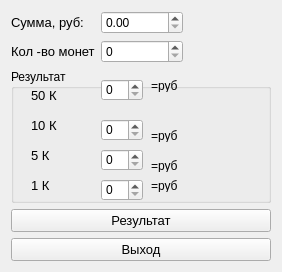
<?xml version="1.0" encoding="UTF-8"?>
<ui version="4.0">
 <class>Form</class>
 <widget class="QWidget" name="Form">
  <property name="geometry">
   <rect>
    <x>0</x>
    <y>0</y>
    <width>282</width>
    <height>272</height>
   </rect>
  </property>
  <property name="windowTitle">
   <string>money</string>
  </property>
  <layout class="QGridLayout" name="gridLayout">
   <item row="0" column="0">
    <widget class="QLabel" name="label">
     <property name="font">
      <font>
       <pointsize>10</pointsize>
      </font>
     </property>
     <property name="text">
      <string>Сумма, руб:</string>
     </property>
    </widget>
   </item>
   <item row="1" column="0">
    <widget class="QLabel" name="label_2">
     <property name="font">
      <font>
       <pointsize>10</pointsize>
      </font>
     </property>
     <property name="text">
      <string>Кол -во монет</string>
     </property>
    </widget>
   </item>
   <item row="2" column="0" colspan="3">
    <widget class="QGroupBox" name="groupBox">
     <property name="title">
      <string>Результат</string>
     </property>
     <widget class="QLabel" name="label_3">
      <property name="geometry">
       <rect>
        <x>20</x>
        <y>20</y>
        <width>46</width>
        <height>13</height>
       </rect>
      </property>
      <property name="font">
       <font>
        <pointsize>10</pointsize>
       </font>
      </property>
      <property name="text">
       <string>50 К</string>
      </property>
     </widget>
     <widget class="QLabel" name="label_4">
      <property name="geometry">
       <rect>
        <x>20</x>
        <y>50</y>
        <width>46</width>
        <height>13</height>
       </rect>
      </property>
      <property name="font">
       <font>
        <pointsize>10</pointsize>
       </font>
      </property>
      <property name="text">
       <string>10 К</string>
      </property>
     </widget>
     <widget class="QLabel" name="label_5">
      <property name="geometry">
       <rect>
        <x>20</x>
        <y>80</y>
        <width>46</width>
        <height>13</height>
       </rect>
      </property>
      <property name="font">
       <font>
        <pointsize>10</pointsize>
       </font>
      </property>
      <property name="text">
       <string>5 К</string>
      </property>
     </widget>
     <widget class="QLabel" name="label_6">
      <property name="geometry">
       <rect>
        <x>20</x>
        <y>110</y>
        <width>46</width>
        <height>13</height>
       </rect>
      </property>
      <property name="font">
       <font>
        <pointsize>10</pointsize>
       </font>
      </property>
      <property name="text">
       <string>1 К</string>
      </property>
     </widget>
     <widget class="QSpinBox" name="spinBox_2">
      <property name="geometry">
       <rect>
        <x>90</x>
        <y>10</y>
        <width>42</width>
        <height>22</height>
       </rect>
      </property>
     </widget>
     <widget class="QSpinBox" name="spinBox_3">
      <property name="geometry">
       <rect>
        <x>90</x>
        <y>50</y>
        <width>42</width>
        <height>22</height>
       </rect>
      </property>
     </widget>
     <widget class="QSpinBox" name="spinBox_4">
      <property name="geometry">
       <rect>
        <x>90</x>
        <y>80</y>
        <width>42</width>
        <height>22</height>
       </rect>
      </property>
     </widget>
     <widget class="QSpinBox" name="spinBox_5">
      <property name="geometry">
       <rect>
        <x>90</x>
        <y>110</y>
        <width>42</width>
        <height>22</height>
       </rect>
      </property>
     </widget>
     <widget class="QLabel" name="label_7">
      <property name="geometry">
       <rect>
        <x>140</x>
        <y>10</y>
        <width>46</width>
        <height>13</height>
       </rect>
      </property>
      <property name="text">
       <string>=руб</string>
      </property>
     </widget>
     <widget class="QLabel" name="label_8">
      <property name="geometry">
       <rect>
        <x>140</x>
        <y>60</y>
        <width>46</width>
        <height>13</height>
       </rect>
      </property>
      <property name="text">
       <string>=руб</string>
      </property>
     </widget>
     <widget class="QLabel" name="label_9">
      <property name="geometry">
       <rect>
        <x>140</x>
        <y>90</y>
        <width>46</width>
        <height>13</height>
       </rect>
      </property>
      <property name="text">
       <string>=руб</string>
      </property>
     </widget>
     <widget class="QLabel" name="label_10">
      <property name="geometry">
       <rect>
        <x>140</x>
        <y>110</y>
        <width>46</width>
        <height>13</height>
       </rect>
      </property>
      <property name="text">
       <string>=руб</string>
      </property>
     </widget>
    </widget>
   </item>
   <item row="3" column="0" colspan="3">
    <widget class="QPushButton" name="pushButton">
     <property name="font">
      <font>
       <pointsize>10</pointsize>
      </font>
     </property>
     <property name="text">
      <string>Результат</string>
     </property>
    </widget>
   </item>
   <item row="0" column="1">
    <widget class="QDoubleSpinBox" name="doubleSpinBox"/>
   </item>
   <item row="1" column="1">
    <widget class="QSpinBox" name="spinBox"/>
   </item>
   <item row="4" column="0" colspan="3">
    <widget class="QPushButton" name="pushButton_2">
     <property name="font">
      <font>
       <pointsize>10</pointsize>
      </font>
     </property>
     <property name="text">
      <string>Выход</string>
     </property>
    </widget>
   </item>
  </layout>
 </widget>
 <resources/>
 <connections/>
</ui>
